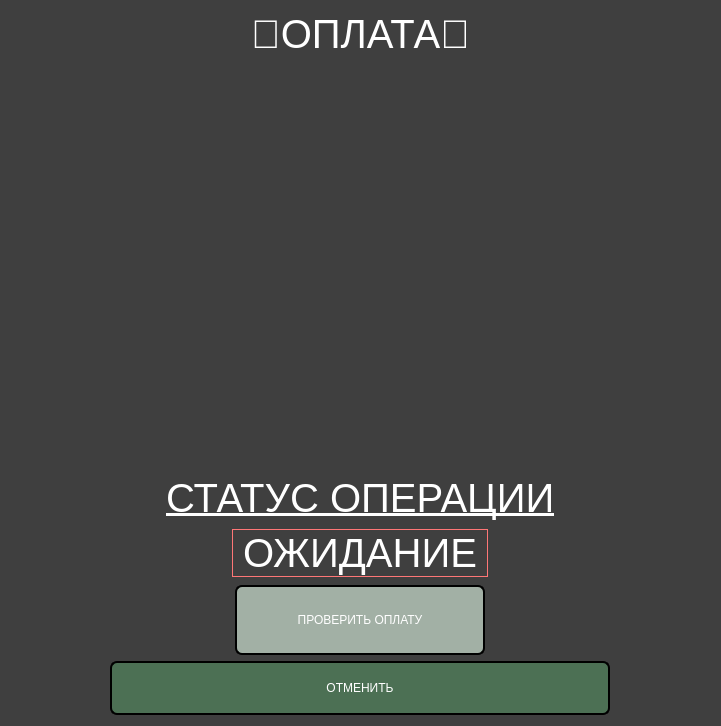
<?xml version="1.0" encoding="UTF-8"?>
<ui version="4.0">
 <class>Dialog</class>
 <widget class="QDialog" name="Dialog">
  <property name="geometry">
   <rect>
    <x>0</x>
    <y>0</y>
    <width>721</width>
    <height>726</height>
   </rect>
  </property>
  <property name="windowTitle">
   <string>Dialog</string>
  </property>
  <property name="styleSheet">
   <string notr="true">background-color:rgb(63, 63, 63)</string>
  </property>
  <layout class="QGridLayout" name="gridLayout_2">
   <item row="0" column="0">
    <layout class="QVBoxLayout" name="verticalLayout_2">
     <item>
      <widget class="QLabel" name="label_2">
       <property name="styleSheet">
        <string notr="true">font: 700 16pt &quot;Bell MT&quot;;
color:White; 
font-size: 40px
</string>
       </property>
       <property name="text">
        <string>&lt;html&gt;&lt;head/&gt;&lt;body&gt;&lt;p align=&quot;center&quot;&gt;&lt;span style=&quot; font-size:30pt;&quot;&gt;🔻ОПЛАТА🔻&lt;/span&gt;&lt;/p&gt;&lt;/body&gt;&lt;/html&gt;</string>
       </property>
      </widget>
     </item>
     <item alignment="Qt::AlignHCenter|Qt::AlignVCenter">
      <widget class="QLabel" name="qrcode_photo">
       <property name="sizePolicy">
        <sizepolicy hsizetype="Fixed" vsizetype="Fixed">
         <horstretch>0</horstretch>
         <verstretch>0</verstretch>
        </sizepolicy>
       </property>
       <property name="minimumSize">
        <size>
         <width>400</width>
         <height>400</height>
        </size>
       </property>
       <property name="maximumSize">
        <size>
         <width>400</width>
         <height>400</height>
        </size>
       </property>
       <property name="text">
        <string/>
       </property>
      </widget>
     </item>
    </layout>
   </item>
   <item row="1" column="0">
    <layout class="QVBoxLayout" name="verticalLayout">
     <item alignment="Qt::AlignHCenter|Qt::AlignBottom">
      <widget class="QLabel" name="label">
       <property name="sizePolicy">
        <sizepolicy hsizetype="Fixed" vsizetype="Fixed">
         <horstretch>0</horstretch>
         <verstretch>0</verstretch>
        </sizepolicy>
       </property>
       <property name="styleSheet">
        <string notr="true">font: 700 16pt &quot;Bell MT&quot;;
color:White; 
font-size: 40px
</string>
       </property>
       <property name="text">
        <string>&lt;html&gt;&lt;head/&gt;&lt;body&gt;&lt;p&gt;&lt;span style=&quot; text-decoration: underline;&quot;&gt;СТАТУС ОПЕРАЦИИ&lt;/span&gt;&lt;/p&gt;&lt;/body&gt;&lt;/html&gt;</string>
       </property>
      </widget>
     </item>
     <item alignment="Qt::AlignHCenter|Qt::AlignVCenter">
      <widget class="QLabel" name="status_bar">
       <property name="sizePolicy">
        <sizepolicy hsizetype="Fixed" vsizetype="Fixed">
         <horstretch>0</horstretch>
         <verstretch>0</verstretch>
        </sizepolicy>
       </property>
       <property name="styleSheet">
        <string notr="true">font: 700 16pt &quot;Bell MT&quot;;
color:White; 
font-size: 40px;
 border: 1px solid rgb(255, 119, 119);</string>
       </property>
       <property name="text">
        <string>&lt;html&gt;&lt;head/&gt;&lt;body&gt;&lt;p align=&quot;justify&quot;&gt;ОЖИДАНИЕ&lt;/p&gt;&lt;/body&gt;&lt;/html&gt;</string>
       </property>
      </widget>
     </item>
    </layout>
   </item>
   <item row="3" column="0">
    <layout class="QGridLayout" name="gridLayout">
     <item row="0" column="0" alignment="Qt::AlignHCenter">
      <widget class="QPushButton" name="check_buy_button">
       <property name="sizePolicy">
        <sizepolicy hsizetype="Fixed" vsizetype="Fixed">
         <horstretch>0</horstretch>
         <verstretch>0</verstretch>
        </sizepolicy>
       </property>
       <property name="minimumSize">
        <size>
         <width>250</width>
         <height>0</height>
        </size>
       </property>
       <property name="maximumSize">
        <size>
         <width>300</width>
         <height>70</height>
        </size>
       </property>
       <property name="styleSheet">
        <string notr="true">QPushButton {
	font: 700 16pt &quot;Bell MT&quot;;
background-color: rgb(162, 176, 165);
color:White; 
border: 2px solid #000000; 
border-radius: 7px;
widht: 20px;
height: 75px;
}

QPushButton:hover{
background-color: rgb(123, 181, 136);
}

QPushButton:pressed {
background-color: rgb(57, 112, 70);
}
</string>
       </property>
       <property name="text">
        <string>ПРОВЕРИТЬ ОПЛАТУ</string>
       </property>
      </widget>
     </item>
     <item row="1" column="0" alignment="Qt::AlignHCenter|Qt::AlignTop">
      <widget class="QPushButton" name="exit_button_from_list_file">
       <property name="sizePolicy">
        <sizepolicy hsizetype="Minimum" vsizetype="Fixed">
         <horstretch>0</horstretch>
         <verstretch>0</verstretch>
        </sizepolicy>
       </property>
       <property name="minimumSize">
        <size>
         <width>500</width>
         <height>0</height>
        </size>
       </property>
       <property name="maximumSize">
        <size>
         <width>500</width>
         <height>54</height>
        </size>
       </property>
       <property name="styleSheet">
        <string notr="true">QPushButton {
	font: 700 16pt &quot;Bell MT&quot;;
background-color: rgb(76, 112, 84);
color:White; 
border: 2px solid #000000; 
border-radius: 7px;
widht: 10px;
height: 50px;
}

QPushButton:hover{
background-color: rgb(123, 181, 136);
}

QPushButton:pressed {
background-color: rgb(57, 112, 70);
}
</string>
       </property>
       <property name="text">
        <string>ОТМЕНИТЬ</string>
       </property>
      </widget>
     </item>
    </layout>
   </item>
  </layout>
 </widget>
 <resources/>
 <connections/>
</ui>
